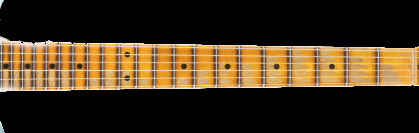
#> input picture GuitAR/mache_21.png, 419 x 133 px, given in place of the camera
$ python lignes.py
#> lines starting #> are read from the running program, lines starting #| are printed output that depends on the picture; after the words box and inside, x2 and y2 are one past the last pixel; in counts of white or black regions, pixels touching at a corner belong together; long printed decimals are rounded
import cv2
import numpy as np
import math

#define the screen resulation
screen_res = 1280, 720


def nothing(x):
    # any operation
    pass

capture  = cv2.VideoCapture(0)


while True:
    success, img = capture.read()
#> img is the input picture: shape (133, 419, 3); mean B, G, R 29.3, 51, 67
    width = int(img.shape[1])
#> width = 419
    height = int(img.shape[0])
#> height = 133

    #on converti l'image en noir et blanc
    imgGray = cv2.cvtColor(img, cv2.COLOR_BGR2GRAY)
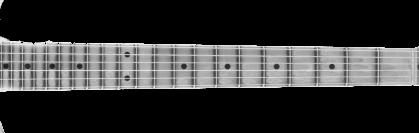
#> imgGray: shape (133, 419); min 0, max 245, mean 53.3
    # select and ROI with user specified dimensions
    roi = imgGray[int(height/5):int(height-(height/5)),0:width]
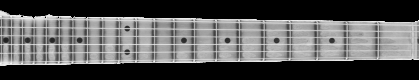
#> roi: shape (80, 419); min 0, max 245, mean 88.3
    #on floute l'image (pour régler le flou, modifier (x,x)
    imgGrayBlur = cv2.GaussianBlur(roi, (3,3), 0)
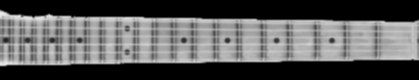
#> imgGrayBlur: shape (80, 419); min 0, max 232, mean 88.4


    #Meilleure méthode : threshold adaptatif
    imgThreshAdapt = cv2.adaptiveThreshold(imgGrayBlur,255,cv2.ADAPTIVE_THRESH_GAUSSIAN_C, cv2.THRESH_BINARY,11,2)
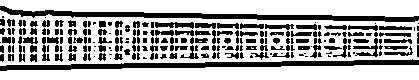
#> imgThreshAdapt: shape (80, 419); 68% white; 219 black regions (92 under 20 px), largest, box (x1, y1, x2, y2) and area: (0, 6, 419, 22) 2104, (0, 59, 419, 71) 2095, (155, 22, 194, 29) 174
    #on inverse les couleurs
    imgThreshAdapt = cv2.bitwise_not(imgThreshAdapt, imgThreshAdapt)

    #on détecte les lignes
    lines = cv2.HoughLinesP(imgThreshAdapt, 1, np.pi/180, 60, np.array([]), 50, 5)
#> lines = 46 rows, first 6: [7, 12, 418, 19], [287, 65, 418, 63], [0, 68, 418, 61], [1, 10, 418, 18], [133, 24, 418, 29], [196, 63, 283, 62]
    #paramètres utiles à la détection des bonnes lignes
    plusGrandeLigne = 0
    x1Grand=0
    x2Grand=0
    y1Grand=0
    y2Grand=0
    nbLignes=0
    moyenneX1 = 0
    moyenneX2 = 0
    moyenneY1 = 0
    moyenneY2 = 0
    sommeX1=0
    sommeY1=0
    sommeX2=0
    sommeY2=0

    #on boucle dans les lignes pour effectuer nos calculs
    for x in range (0, len(lines)):
        for x1, y1, x2, y2 in lines[x]:
            pts = np.array([[x1, y1+int(height/5) ], [x2 , y2+int(height/5)]], np.int32)
            angleLigne = (math.atan2(x2-x1, (y2+int(height/5))-(y1+int(height/5))))*(180/math.pi)

            #pour déterminer la plus grande ligne
            if((math.sqrt(math.pow(x1-x2,2)+math.pow(y1-y2,2))) > plusGrandeLigne):
                plusGrandeLigne = math.sqrt(math.pow(x1-x2,2)+math.pow(y1-y2,2))
                x1Grand = x1
                x2Grand = x2
                y1Grand = y1
                y2Grand = y2
                angleGrandeLigne = (math.atan2(x2Grand-x1Grand, (y2Grand+int(height/5))-(y1Grand+int(height/5))))*(180/math.pi)
                #cv2.line(imgThreshAdapt, (x1, y1), (x2, y2), (255, 0, 0), 3)
            #si les lignes sont un minimum parallèles avec la plus grande
            if(math.isclose(angleLigne, angleGrandeLigne, abs_tol = 1)):
                nbLignes+=1
                sommeX1 = sommeX1+ x1
                sommeY1 = sommeY1+ y1
                sommeX2 = sommeX2+ x2
                sommeY2 = sommeY2+ y2
                moyenneX1 = moyenneX1 + sommeX1/nbLignes
                moyenneY1 = moyenneY1 + sommeY1/nbLignes
                moyenneX2 = moyenneX2 + sommeX2/nbLignes
                moyenneY2 = moyenneY2 + sommeY2/nbLignes

                #on dessine la ligne
                cv2.line(img, (x1, y1+int(height/5)), (x2, y2+int(height/5)), (0, 255, 0), 2)
                #cv2.polylines(img, [pts], True, (0,255,0))
            print(angleLigne, angleGrandeLigne,nbLignes,moyenneX1)


        #cv2.line(img, (int(moyenneX1), int(moyenneY1)-int(height/5)), (int(moyenneX2), int(moyenneY2)-int(height/5)), (0, 0, 255), 2)
        #cv2.rectangle(img,(int(moyenneX1),-int(moyenneY1+int(height/5))),(int(moyenneX1+moyenneX2),-int(moyenneY1+int(height/5)+(moyenneY2+int(height/5)))),(0,0,255),1)
        #cv2.circle(img, (int(moyenneX1),int(moyenneY1+int(height/5))), radius=0, color=(0, 0, 255), thickness=10)
        cv2.line(img, (x1Grand, y1Grand+int(height/5)), (x2Grand, y2Grand+int(height/5)), (255, 0, 0), 2)
#> this loop made 46 passes
#| 89.024 89.024 1 7.0
#| 90.875 89.024 1 7.0
#| 90.959 90.959 2 10.5
#| 88.901 90.959 2 10.5
#| 88.995 90.959 2 10.5
#| 90.659 90.959 3 78.167
#| 90.0 90.959 4 162.167
#| 89.284 90.959 4 162.167
#> (further printed lines are left out)
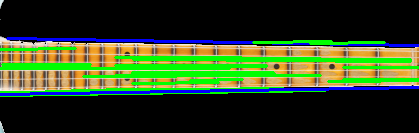
#> img: shape (133, 419, 3); 16.33% of pixels changed, all inside (x1, y1, x2, y2) = (0, 37, 419, 97)
#> after the loop, angleGrandeLigne = 90.96; moyenneX1 = 3606.4; moyenneX2 = 10178.1; moyenneY1 = 1434.5; moyenneY2 = 1430.2; nbLignes = 32; plusGrandeLigne = 418.1; sommeX1 = 4597; sommeX2 = 8938; sommeY1 = 1421; sommeY2 = 1408; x1Grand = 0; x2Grand = 418; y1Grand = 68; y2Grand = 61


    cv2.imshow("Image originale", img)
    #cv2.imshow("Image floutee noir et blanc", imgGrayBlur)
    cv2.imshow("Threshold adaptatif Gaussien", imgThreshAdapt)

    if cv2.waitKey(1) & 0xFF == ord('q'):
#> (key q is pressed here)
        break


capture.release()
cv2.destroyAllWindows()
